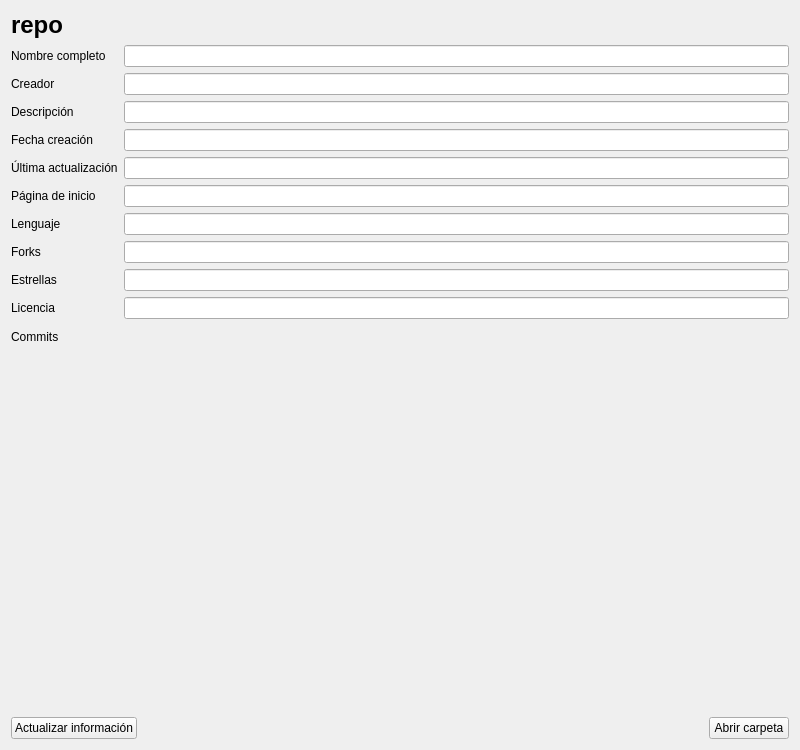
<?xml version="1.0" encoding="UTF-8"?>
<ui version="4.0">
 <class>project</class>
 <widget class="QWidget" name="project">
  <property name="geometry">
   <rect>
    <x>0</x>
    <y>0</y>
    <width>800</width>
    <height>750</height>
   </rect>
  </property>
  <property name="windowTitle">
   <string>github</string>
  </property>
  <layout class="QVBoxLayout" name="verticalLayout_2">
   <item>
    <layout class="QHBoxLayout" name="horizontalLayout_2">
     <property name="topMargin">
      <number>0</number>
     </property>
     <item>
      <widget class="QLabel" name="repoNameLabel">
       <property name="sizePolicy">
        <sizepolicy hsizetype="Expanding" vsizetype="Preferred">
         <horstretch>0</horstretch>
         <verstretch>0</verstretch>
        </sizepolicy>
       </property>
       <property name="font">
        <font>
         <pointsize>18</pointsize>
         <bold>true</bold>
        </font>
       </property>
       <property name="text">
        <string>repo</string>
       </property>
      </widget>
     </item>
     <item>
      <widget class="QLabel" name="infoLabel">
       <property name="styleSheet">
        <string notr="true">color: rgb(255, 0, 0);</string>
       </property>
       <property name="text">
        <string/>
       </property>
      </widget>
     </item>
    </layout>
   </item>
   <item>
    <layout class="QVBoxLayout" name="verticalLayout">
     <item>
      <layout class="QVBoxLayout" name="verticalLayout_4">
       <item>
        <layout class="QHBoxLayout" name="horizontalLayout">
         <item>
          <layout class="QFormLayout" name="formLayout_2">
           <property name="fieldGrowthPolicy">
            <enum>QFormLayout::AllNonFixedFieldsGrow</enum>
           </property>
           <item row="0" column="0">
            <widget class="QLabel" name="nombreCompletoLabel">
             <property name="styleSheet">
              <string notr="true">font: 700 9pt &quot;Segoe UI&quot;;</string>
             </property>
             <property name="text">
              <string>Nombre completo</string>
             </property>
            </widget>
           </item>
           <item row="0" column="1">
            <widget class="QLineEdit" name="nombreCompletoLineEdit">
             <property name="readOnly">
              <bool>true</bool>
             </property>
            </widget>
           </item>
           <item row="2" column="0">
            <widget class="QLabel" name="descrLabel">
             <property name="styleSheet">
              <string notr="true">font: 700 9pt &quot;Segoe UI&quot;;</string>
             </property>
             <property name="text">
              <string>Descripción</string>
             </property>
            </widget>
           </item>
           <item row="2" column="1">
            <widget class="QLineEdit" name="descLineEdit">
             <property name="readOnly">
              <bool>true</bool>
             </property>
            </widget>
           </item>
           <item row="3" column="0">
            <widget class="QLabel" name="fechaCreaLabel">
             <property name="styleSheet">
              <string notr="true">font: 700 9pt &quot;Segoe UI&quot;;</string>
             </property>
             <property name="text">
              <string>Fecha creación</string>
             </property>
            </widget>
           </item>
           <item row="3" column="1">
            <widget class="QLineEdit" name="fechaCreaLineEdit">
             <property name="readOnly">
              <bool>true</bool>
             </property>
            </widget>
           </item>
           <item row="4" column="0">
            <widget class="QLabel" name="ultimaActualizacionLabel">
             <property name="styleSheet">
              <string notr="true">font: 700 9pt &quot;Segoe UI&quot;;</string>
             </property>
             <property name="text">
              <string>Última actualización</string>
             </property>
            </widget>
           </item>
           <item row="4" column="1">
            <widget class="QLineEdit" name="ultimaActualizacionLineEdit">
             <property name="readOnly">
              <bool>true</bool>
             </property>
            </widget>
           </item>
           <item row="5" column="0">
            <widget class="QLabel" name="pgIniLabel">
             <property name="styleSheet">
              <string notr="true">font: 700 9pt &quot;Segoe UI&quot;;</string>
             </property>
             <property name="text">
              <string>Página de inicio</string>
             </property>
            </widget>
           </item>
           <item row="5" column="1">
            <widget class="QLineEdit" name="pgIniLineEdit">
             <property name="readOnly">
              <bool>true</bool>
             </property>
            </widget>
           </item>
           <item row="6" column="0">
            <widget class="QLabel" name="lenguajeLabel">
             <property name="styleSheet">
              <string notr="true">font: 700 9pt &quot;Segoe UI&quot;;</string>
             </property>
             <property name="text">
              <string>Lenguaje</string>
             </property>
            </widget>
           </item>
           <item row="6" column="1">
            <widget class="QLineEdit" name="lenguajeLineEdit">
             <property name="readOnly">
              <bool>true</bool>
             </property>
            </widget>
           </item>
           <item row="7" column="0">
            <widget class="QLabel" name="forksLabel">
             <property name="styleSheet">
              <string notr="true">font: 700 9pt &quot;Segoe UI&quot;;</string>
             </property>
             <property name="text">
              <string>Forks</string>
             </property>
            </widget>
           </item>
           <item row="7" column="1">
            <widget class="QLineEdit" name="forksLineEdit">
             <property name="readOnly">
              <bool>true</bool>
             </property>
            </widget>
           </item>
           <item row="8" column="0">
            <widget class="QLabel" name="estrellasLabel">
             <property name="styleSheet">
              <string notr="true">font: 700 9pt &quot;Segoe UI&quot;;</string>
             </property>
             <property name="text">
              <string>Estrellas</string>
             </property>
            </widget>
           </item>
           <item row="8" column="1">
            <widget class="QLineEdit" name="estrellasLineEdit">
             <property name="readOnly">
              <bool>true</bool>
             </property>
            </widget>
           </item>
           <item row="9" column="0">
            <widget class="QLabel" name="licenciaLabel">
             <property name="styleSheet">
              <string notr="true">font: 700 9pt &quot;Segoe UI&quot;;</string>
             </property>
             <property name="text">
              <string>Licencia</string>
             </property>
            </widget>
           </item>
           <item row="9" column="1">
            <widget class="QLineEdit" name="licenciaLineEdit">
             <property name="readOnly">
              <bool>true</bool>
             </property>
            </widget>
           </item>
           <item row="10" column="0">
            <widget class="QLabel" name="commitsLabel">
             <property name="styleSheet">
              <string notr="true">font: 700 9pt &quot;Segoe UI&quot;;</string>
             </property>
             <property name="text">
              <string>Commits</string>
             </property>
            </widget>
           </item>
           <item row="10" column="1">
            <widget class="QWidget" name="commitsWidget" native="true">
             <property name="sizePolicy">
              <sizepolicy hsizetype="Expanding" vsizetype="Expanding">
               <horstretch>0</horstretch>
               <verstretch>0</verstretch>
              </sizepolicy>
             </property>
            </widget>
           </item>
           <item row="1" column="0">
            <widget class="QLabel" name="creadorLabel">
             <property name="styleSheet">
              <string notr="true">font: 700 9pt &quot;Segoe UI&quot;;</string>
             </property>
             <property name="text">
              <string>Creador</string>
             </property>
            </widget>
           </item>
           <item row="1" column="1">
            <widget class="QLineEdit" name="creadorLineEdit">
             <property name="readOnly">
              <bool>true</bool>
             </property>
            </widget>
           </item>
          </layout>
         </item>
        </layout>
       </item>
      </layout>
     </item>
    </layout>
   </item>
   <item>
    <layout class="QHBoxLayout" name="horizontalLayout_3">
     <property name="topMargin">
      <number>0</number>
     </property>
     <item>
      <widget class="QPushButton" name="actualizarInformacionBtn">
       <property name="sizePolicy">
        <sizepolicy hsizetype="Fixed" vsizetype="Fixed">
         <horstretch>0</horstretch>
         <verstretch>0</verstretch>
        </sizepolicy>
       </property>
       <property name="text">
        <string>Actualizar información</string>
       </property>
      </widget>
     </item>
     <item>
      <spacer name="horizontalSpacer">
       <property name="orientation">
        <enum>Qt::Horizontal</enum>
       </property>
       <property name="sizeHint" stdset="0">
        <size>
         <width>40</width>
         <height>20</height>
        </size>
       </property>
      </spacer>
     </item>
     <item>
      <widget class="QPushButton" name="abrirCarpetaBtn">
       <property name="sizePolicy">
        <sizepolicy hsizetype="Fixed" vsizetype="Fixed">
         <horstretch>0</horstretch>
         <verstretch>0</verstretch>
        </sizepolicy>
       </property>
       <property name="text">
        <string>Abrir carpeta</string>
       </property>
      </widget>
     </item>
    </layout>
   </item>
  </layout>
  <action name="actionConfiguraci_n">
   <property name="text">
    <string>Configuración</string>
   </property>
  </action>
  <action name="actionAcerca_de">
   <property name="text">
    <string>Acerca de</string>
   </property>
  </action>
 </widget>
 <resources/>
 <connections/>
</ui>
